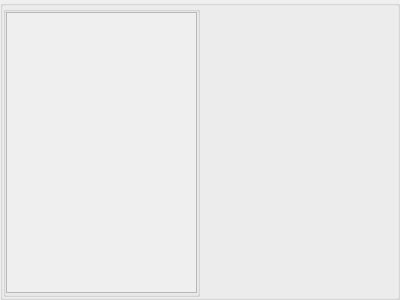
<?xml version="1.0" encoding="UTF-8"?>
<ui version="4.0">
 <class>advancedParaTab</class>
 <widget class="QWidget" name="advancedParaTab">
  <property name="geometry">
   <rect>
    <x>0</x>
    <y>0</y>
    <width>400</width>
    <height>300</height>
   </rect>
  </property>
  <property name="font">
   <font>
    <family>微软雅黑</family>
    <weight>75</weight>
    <bold>true</bold>
   </font>
  </property>
  <property name="windowTitle">
   <string>Form</string>
  </property>
  <layout class="QVBoxLayout" name="verticalLayout">
   <property name="spacing">
    <number>0</number>
   </property>
   <property name="leftMargin">
    <number>0</number>
   </property>
   <property name="topMargin">
    <number>0</number>
   </property>
   <property name="rightMargin">
    <number>0</number>
   </property>
   <property name="bottomMargin">
    <number>0</number>
   </property>
   <item>
    <widget class="QGroupBox" name="groupBox">
     <property name="layoutDirection">
      <enum>Qt::LeftToRight</enum>
     </property>
     <property name="title">
      <string/>
     </property>
     <layout class="QHBoxLayout" name="horizontalLayout_2">
      <property name="spacing">
       <number>0</number>
      </property>
      <property name="leftMargin">
       <number>0</number>
      </property>
      <property name="topMargin">
       <number>0</number>
      </property>
      <property name="rightMargin">
       <number>0</number>
      </property>
      <property name="bottomMargin">
       <number>0</number>
      </property>
      <item>
       <layout class="QVBoxLayout" name="verticalLayout_2">
        <item>
         <layout class="QHBoxLayout" name="horizontalLayout">
          <property name="spacing">
           <number>0</number>
          </property>
          <item>
           <widget class="QGroupBox" name="groupBox_2">
            <property name="title">
             <string/>
            </property>
            <layout class="QVBoxLayout" name="verticalLayout_3">
             <property name="spacing">
              <number>0</number>
             </property>
             <property name="leftMargin">
              <number>0</number>
             </property>
             <property name="topMargin">
              <number>0</number>
             </property>
             <property name="rightMargin">
              <number>0</number>
             </property>
             <property name="bottomMargin">
              <number>1</number>
             </property>
             <item>
              <widget class="QScrollArea" name="scrollArea">
               <property name="widgetResizable">
                <bool>true</bool>
               </property>
               <widget class="QWidget" name="scrollAreaWidgetContents_2">
                <property name="geometry">
                 <rect>
                  <x>0</x>
                  <y>0</y>
                  <width>193</width>
                  <height>289</height>
                 </rect>
                </property>
               </widget>
              </widget>
             </item>
            </layout>
           </widget>
          </item>
          <item>
           <spacer name="horizontalSpacer">
            <property name="orientation">
             <enum>Qt::Horizontal</enum>
            </property>
            <property name="sizeHint" stdset="0">
             <size>
              <width>40</width>
              <height>20</height>
             </size>
            </property>
           </spacer>
          </item>
         </layout>
        </item>
       </layout>
      </item>
     </layout>
    </widget>
   </item>
  </layout>
 </widget>
 <resources/>
 <connections/>
</ui>
